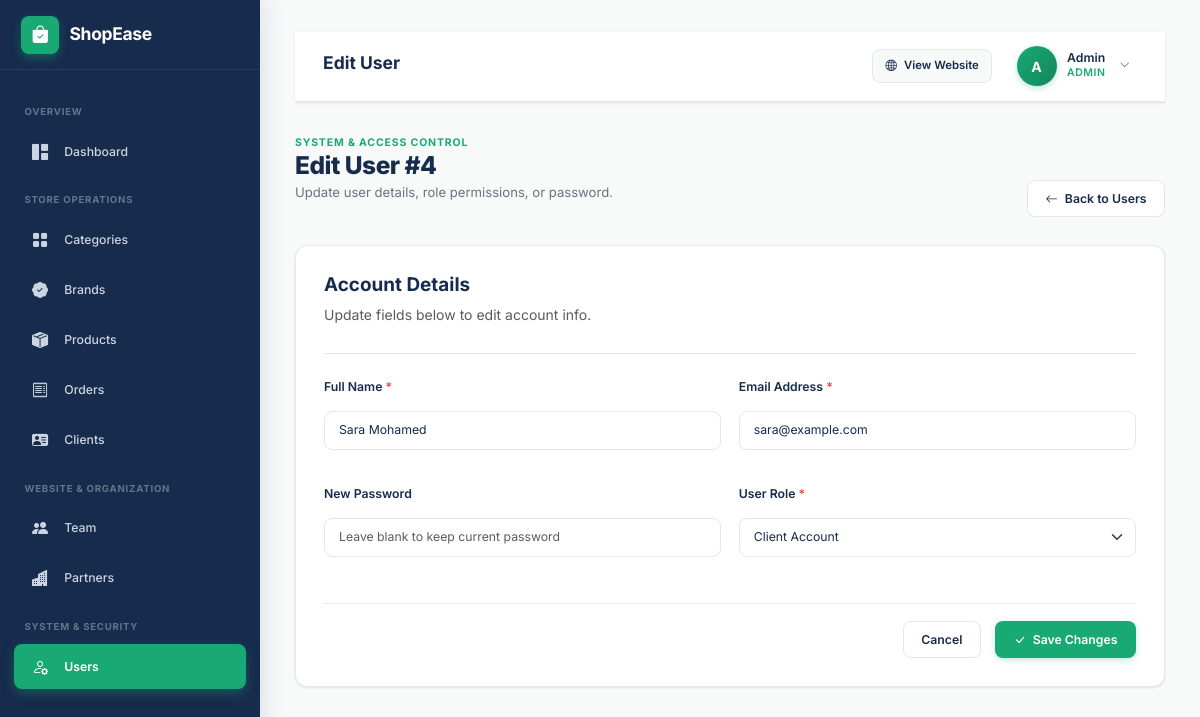
/admin/pages/users/edit.php?id=4 (signed in), run on the app's committed database.
### tables this page shows
CREATE TABLE users (
    id INT UNSIGNED AUTO_INCREMENT PRIMARY KEY,
    name VARCHAR(100) NOT NULL,
    email VARCHAR(150) NOT NULL UNIQUE,
    password VARCHAR(255) NOT NULL,
    role ENUM('Admin', 'Client', 'Staff') NOT NULL DEFAULT 'Client',
    created_at TIMESTAMP DEFAULT CURRENT_TIMESTAMP
);

### admin/pages/users/edit.php (the view, shortened to what this page needs)
<?php
include '../../../config/database.php';
$id = (int)($_GET['id'] ?? 0);
$sql = "SELECT * FROM users WHERE id = $id";
$result = mysqli_query($conn, $sql);
$user = mysqli_fetch_assoc($result);
include '../../includes/header.php';
?>
<div class="admin-layout">
    <?php include '../../includes/sidebar.php'; ?>
    <main class="admin-content">
        <?php include '../../includes/navbar.php'; ?>
        <div class="page-header">
            <div>
                <span class="page-eyebrow">SYSTEM & ACCESS CONTROL</span>
                <h1>Edit User #<?= $user['id'] ?></h1>
                <p>Update user details, role permissions, or password.</p>
            </div>
            <div class="page-actions">
                <a href="index.php" class="btn btn-outline">
                    <i class="bi bi-arrow-left"></i>
                    <span>Back to Users</span>
                </a>
            </div>
        </div>
        <div class="form-card">
            <div class="form-header">
                <h2>Account Details</h2>
                <p class="text-muted">Update fields below to edit account info.</p>
            </div>
            <form method="POST">
                <div class="form-grid">
                    <div class="form-group">
                        <label for="name" class="form-label">Full Name <span>*</span></label>
                        <input type="text" id="name" name="name" class="form-control" value="<?= htmlspecialchars($user['name']); ?>" required>
                    </div>
                    <div class="form-group">
                        <label for="email" class="form-label">Email Address <span>*</span></label>
                        <input type="email" id="email" name="email" class="form-control" value="<?= htmlspecialchars($user['email']); ?>" required>
                    </div>
                    <div class="form-group">
                        <label for="password" class="form-label">New Password</label>
                        <input type="password" id="password" name="password" class="form-control" placeholder="Leave blank to keep current password">
                    </div>
                    <div class="form-group">
                        <label for="role" class="form-label">User Role <span>*</span></label>
                        <select id="role" name="role" class="form-select" required>
                            <option value="Client" <?= $user['role'] === 'Client' ? 'selected' : '' ?>>Client Account</option>
                        </select>
                    </div>
                </div>
                <div class="form-actions">
                    <a href="index.php" class="btn btn-outline">Cancel</a>
                    <button type="submit" name="submit" class="btn btn-primary">
                        <i class="bi bi-check-lg"></i>
                        <span>Save Changes</span>
                    </button>
                </div>
            </form>
        </div>
    </main>
</div>
<?php include '../../includes/footer.php'; ?>

### admin/assets/css/admin.css (style rules this page uses)
:root { --primary: #19A974; --primary-dark: #14875D; --primary-light: #43C594; --dark: #172B4D; --dark-hover: #203A66; --background: #F7FAF9; --white: #FFFFFF; --text: #4B5563; --text-muted: #6B7280; --text-dark: #111827; --light-mint: #DDF6EC; --border-color: #E5E7EB; --border-radius-sm: 8px; --border-radius: 12px; --border-radius-lg: 16px; --shadow-sm: 0 1px 3px rgba(23, 43, 77, 0.05), 0 1px 2px rgba(23, 43, 77, 0.06); --shadow-md: 0 4px 12px -2px rgba(23, 43, 77, 0.08), 0 2px 4px -1px rgba(23, 43, 77, 0.04); --shadow-lg: 0 12px 24px -4px rgba(23, 43, 77, 0.12), 0 4px 6px -2px rgba(23, 43, 77, 0.05); --transition: all 0.25s cubic-bezier(0.4, 0, 0.2, 1); --sidebar-width: 260px; --navbar-height: 70px; }
*, *::before, *::after { box-sizing: border-box; margin: 0; padding: 0; }
html, body { height: 100%; font-family: 'Inter', system-ui, -apple-system, BlinkMacSystemFont, "Segoe UI", Roboto, sans-serif; background-color: var(--background); color: var(--text); line-height: 1.5; font-size: 14px; overflow-x: hidden; }
a { color: var(--primary); text-decoration: none; transition: var(--transition); }
.admin-layout { display: flex; min-height: 100vh; background-color: var(--background); }
.admin-content { flex: 1; margin-left: var(--sidebar-width); padding: 2.25rem 2.5rem 3rem; min-height: 100vh; transition: var(--transition); max-width: calc(100vw - var(--sidebar-width)); }
.page-header { display: flex; align-items: flex-end; justify-content: space-between; flex-wrap: wrap; gap: 1.25rem; margin-bottom: 2rem; }
.page-eyebrow { font-size: 0.75rem; font-weight: 700; text-transform: uppercase; letter-spacing: 0.08em; color: var(--primary); margin-bottom: 0.25rem; }
.page-header h1 { font-size: 1.75rem; font-weight: 800; color: var(--dark); letter-spacing: -0.02em; margin-bottom: 0.25rem; }
.page-header p { color: var(--text-muted); font-size: 0.9375rem; }
.page-actions { display: flex; align-items: center; gap: 0.75rem; }
.btn, .btn-primary, .btn-secondary, .btn-outline { display: inline-flex; align-items: center; justify-content: center; gap: 0.5rem; padding: 0.625rem 1.25rem; border-radius: var(--border-radius-sm); font-size: 0.875rem; font-weight: 600; cursor: pointer; transition: var(--transition); border: 1px solid transparent; line-height: 1.4; text-decoration: none; }
.btn-primary { background-color: var(--primary); color: var(--white) !important; box-shadow: 0 2px 6px rgba(25, 169, 116, 0.25); }
.btn-outline { background-color: var(--white); color: var(--dark); border-color: var(--border-color); }
.form-card { background: var(--white); border-radius: var(--border-radius); border: 1px solid var(--border-color); box-shadow: var(--shadow-sm); padding: 2rem; max-width: 900px; margin: 0 auto 2rem; }
.form-header { margin-bottom: 1.75rem; padding-bottom: 1rem; border-bottom: 1px solid var(--border-color); }
.form-header h2 { font-size: 1.35rem; font-weight: 700; color: var(--dark); }
.form-grid { display: grid; grid-template-columns: repeat(2, 1fr); gap: 1.25rem; }
.form-group { display: flex; flex-direction: column; gap: 0.5rem; margin-bottom: 1.25rem; }
.form-label { font-size: 0.875rem; font-weight: 600; color: var(--dark); }
.form-label span { color: #EF4444; }
.form-control, .form-select, textarea.form-control { width: 100%; padding: 0.6875rem 1rem; font-size: 0.875rem; font-family: inherit; color: var(--dark); background-color: var(--white); border: 1px solid var(--border-color); border-radius: var(--border-radius-sm); transition: var(--transition); }
.form-actions { display: flex; align-items: center; justify-content: flex-end; gap: 1rem; margin-top: 2rem; padding-top: 1.25rem; border-top: 1px solid var(--border-color); }

### data on the page
users: id "4", name "Sara Mohamed", email "sara@example.com", role "Client Account"

### other printed values
$pageHeading "Edit User"
substr($_SESSION['admin_name'] ?? 'A', 0, 1) "A"
$_SESSION['admin_name'] "Admin"
$_SESSION['admin_role'] "ADMIN"
